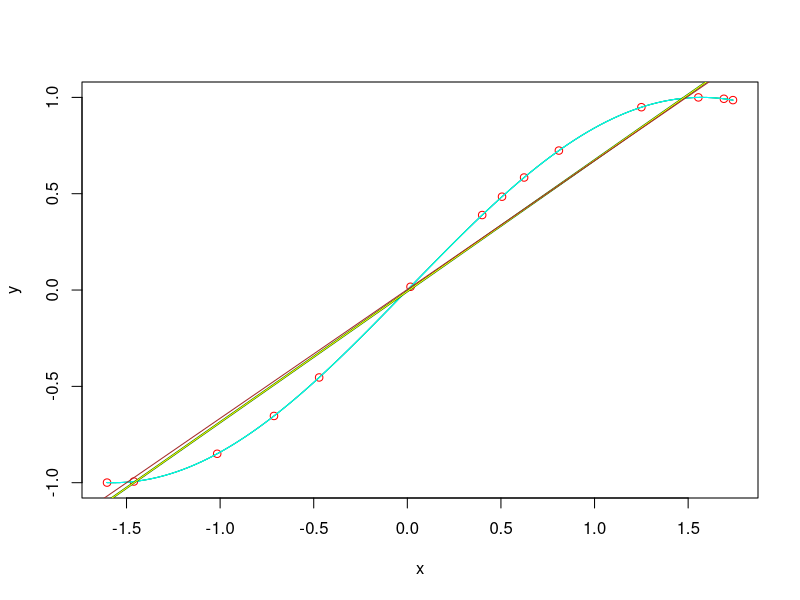

The R script that drew this image:
Horner <- function(x, a, N){
  y <- a[N]
  for(i in (N-1):1) y <- y*x+a[i]
  return(y)
}

# interpolace polynomomem \sum_{i} a_i x^i
# matice soustavy: Vandermondova

N <- 14
x <- runif(N, -2,2)
y <- sin(x)
t <- seq(min(x), max(x), length.out=100)

plot(x, y, col='red')

A <- matrix(1, N, N)
for(i in 2:N) A[,i] <- A[,i-1]*x
a <- solve(A, y)
lines(t, Horner(t, a, N), col='blue')

## pro N=2
# A <- matrix(c(1, 1, x), 2, 2)
# a <- solve(A, y)
# lines(t, a[1] + a[2] * t, col='blue')

## pro N=3
# A <- matrix(c(1, 1, 1, x, x*x), 3, 3)
# a <- solve(A, y)
# lines(t, a[1] + a[2] * t + a[3] * t*t, col='blue')

# Newton (viz minule)
NewtonPolynomialCoefs <- function(x, y){
  N <- length(x)
  a <- y
  if(N == 1) return(a)
  a[2] <- (y[2]-y[1])/(x[2]-x[1])
  if(N == 2) return(a)
  for(i in 3:N){
    suma <- y[i]
    soucin <- 1
    for(j in 1:(i-1)){
      suma <- suma - a[j]*soucin
      soucin <- soucin*(x[i]-x[j])
    }
    a[i] <- suma/soucin
  }
  return(a)
}
NewtonPolynomialValues <- function(a, x, t){
  N <- length(a)
  y <- rep(a[N], length(t))
  if(N > 1){
    for(i in (N-1):1) y <- y*(t-x[i])+a[i]
  }
  return(y)
}
lines(t, NewtonPolynomialValues(
  NewtonPolynomialCoefs(x, y), x, t), col='green')
## pro N=2
# a <- c(y[1], (y[2]-y[1])/(x[2]-x[1]))
# lines(t, a[1] + a[2]*(t-x[1]), col='green')

## pro N=3
# a <- c(a, (y[3]-(a[1]+a[2]*(x[3]-x[1])))/
#          ((x[3]-x[1])*(x[3]-x[2])))
# lines(t, a[1] +
#         a[2]*(t-x[1]) +
#         a[3]*(t-x[1])*(t-x[2]), col='green')

# Langrange (viz 13. Ĺ™Ăjna)
Lagrange <- function(xk, yk, x){
  # https://en.wikipedia.org/wiki/Lagrange_polynomial
  k <- length(xk)
  L <- 0
  for(j in 1:k){
    lj <- 1
    for(m in 1:k){
      if(m != j) lj <- lj*(x-xk[m])/(xk[j]-xk[m])
    }
    L <- L + yk[j]*lj
  }
  return(L)
}

lines(t, Lagrange(x, y, t), col='cyan')

## pro N=2
# w1 <- (x[2]-t)/(x[2]-x[1])
# w2 <- (t-x[1])/(x[2]-x[1])
# lines(t, w1*y[1] + w2*y[2], col='violet')

## pro N=3
# w1 <- (t-x[2])*(t-x[3])/((x[1]-x[2])*(x[1]-x[3]))
# w2 <- (t-x[1])*(t-x[3])/((x[2]-x[1])*(x[2]-x[3]))
# w3 <- (t-x[1])*(t-x[2])/((x[3]-x[1])*(x[3]-x[2]))
# lines(t, w1*y[1] + w2*y[2] + w3*y[3], col='violet')

# lineĂˇrnĂ aproximace
## LSA
A <- matrix(c(N, sum(x), sum(x), sum(x*x)), 2)
a <- solve(A, c(sum(y), sum(x*y)))
lines(t, a[1]+a[2]*t, col='darkgreen', lwd = 2)
abline(a, col='yellow')

## Monte Carlo MiniMax
aerror <- abs((a[1]+a[2]*x)-y)
maxaerror <- max(aerror)

maxerror <- maxaerror
bestb <- a
for(i in 1:100000){
  b <- runif(2, -0.5, 1.5)*a
  berror <- abs((b[1]+b[2]*x)-y)
  maxberror <- max(berror)
  if(maxberror < maxerror){
    print(i)
    maxerror <- maxberror
    bestb <- b
  }
}
abline(bestb, col='brown')
print(maxaerror)
print(maxerror)